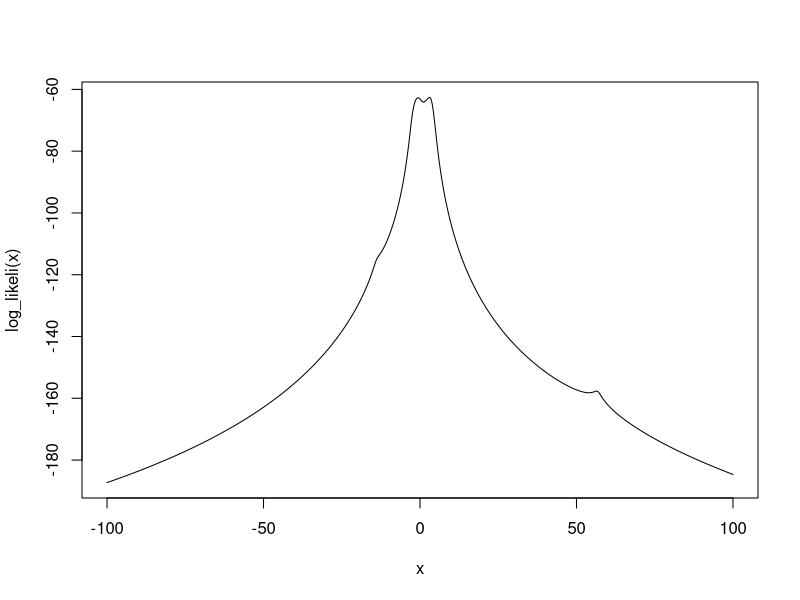
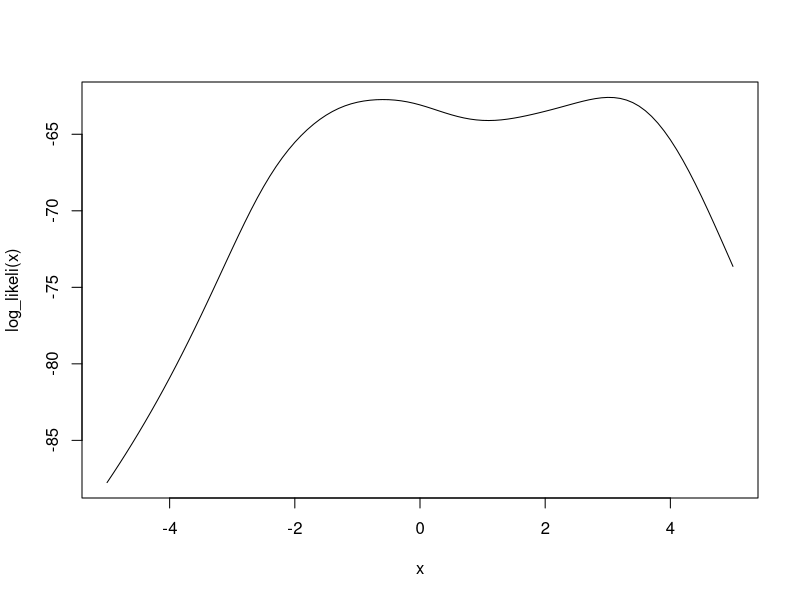
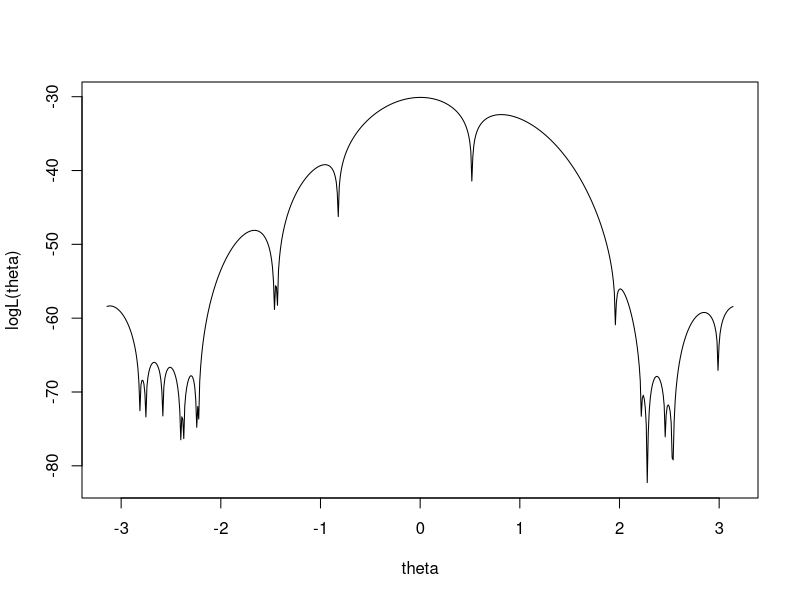
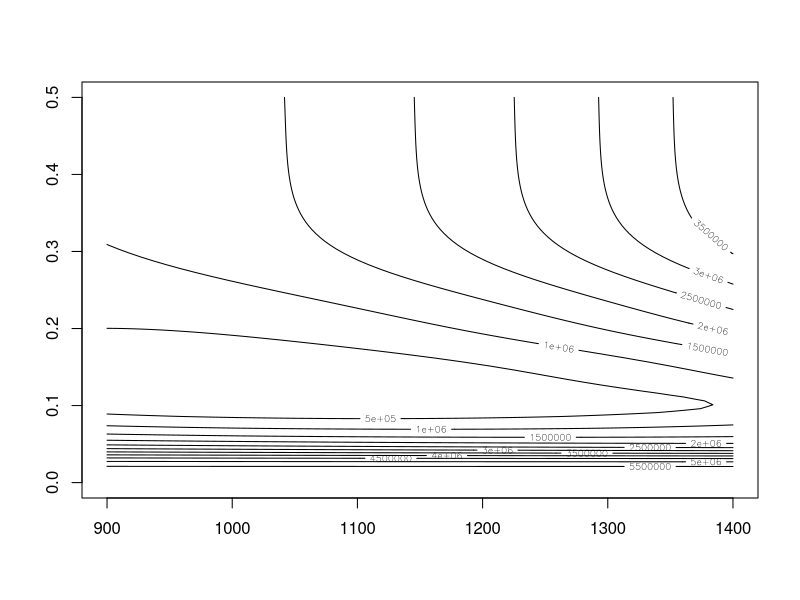

The R source for these figures, in order:
## ---- chunk 1
x <- c(1.77, -0.23, 2.76, 3.80, 3.47, 56.75, -1.34, 4.24, -2.44,
       3.29, 3.71, -2.40, 4.53, -0.07, -1.05, -13.87, -2.53, -1.75)
log_1 <- function(theta,x) {
  -log(pi)-log(1+(theta-x)^2)
}

log_likeli <- function(theta) {
  log_1(theta,1.77)+log_1(theta,-0.23)+log_1(theta,2.76)+log_1(theta,3.80)+log_1(theta,3.47)+
    log_1(theta,56.75)+log_1(theta,-1.34)+log_1(theta,4.24)+log_1(theta,-2.44)+log_1(theta,3.29)+
    log_1(theta,3.71)+log_1(theta,-2.40)+log_1(theta,4.53)+log_1(theta,-0.07)+log_1(theta,-1.05)+
    log_1(theta,-13.87)+log_1(theta,-2.53)+log_1(theta,-1.75)
}


neg_log_likeli <- function(theta) {
  -(log_1(theta,1.77)+log_1(theta,-0.23)+log_1(theta,2.76)+log_1(theta,3.80)+log_1(theta,3.47)+
      log_1(theta,56.75)+log_1(theta,-1.34)+log_1(theta,4.24)+log_1(theta,-2.44)+log_1(theta,3.29)+
      log_1(theta,3.71)+log_1(theta,-2.40)+log_1(theta,4.53)+log_1(theta,-0.07)+log_1(theta,-1.05)+
      log_1(theta,-13.87)+log_1(theta,-2.53)+log_1(theta,-1.75))
}

oc_neg_11 <- nlminb(-11,neg_log_likeli)
theta_neg_11 <- oc_neg_11$par
oc_neg_1 <- nlminb(-1,neg_log_likeli)
theta_neg_1 <- oc_neg_1$par
oc_0 <- nlminb(0,neg_log_likeli)
theta_0 <- oc_0$par
oc_1.5 <- nlminb(1.5,neg_log_likeli)
theta_1.5 <- oc_1.5$par
oc_4 <- nlminb(4,neg_log_likeli)
theta_4<- oc_4$par
oc_4.7 <- nlminb(4.7,neg_log_likeli)
theta_4.7 <- oc_4.7$par
oc_7 <- nlminb(7,neg_log_likeli)
theta_7 <- oc_7$par
oc_8 <- nlminb(8,neg_log_likeli)
theta_8 <- oc_8$par
oc_38 <- nlminb(38,neg_log_likeli)
theta_38 <- oc_38$par


v <- c(theta_neg_11,theta_neg_1,theta_0,theta_1.5,theta_4,theta_4.7,theta_7,theta_8,theta_38)
oc_MLE <- data.frame(v)
rownames(oc_MLE) <- c('-11','-1','0','1.5','4','4.7','7','8','38')
library(knitr)
kable(oc_MLE, format="markdown",col.names =c('MLE'),caption="MLE for theta using the Newton-Raphson
      method", padding=2)
## ---- chunk 2
curve(log_likeli,from=-100,to=100,n=10000)
curve(log_likeli,from=-5,to=5)
## ---- chunk 3
fixedpoint <- function(fun, x0, tol=1e-07, niter=500) {
  x_o <- x0
  x_n <- fun(x_o)
  for (i in 1:niter) {
    x_o <- x_n
    x_n <- fun(x_o)
    if ( abs((x_n-x_o)) < tol )
      return(x_n)
  }
  stop
  return('N/A')
}

start=c(-11,-1,0,1.5,4,4.7,7,8,38)
neg_log_deri <- function(theta,x) {
  2*(theta-x)/(1+(theta-x)^2)
}

g_0.64<- function(theta) {
  -0.64*(neg_log_deri(theta,1.77)+ neg_log_deri(theta,-0.23)+ neg_log_deri(theta,2.76)+ 
           neg_log_deri(theta,3.80)+ neg_log_deri(theta,3.47)+ neg_log_deri(theta,56.75)+ 
           neg_log_deri(theta,-1.34)+ neg_log_deri(theta,4.24)+ neg_log_deri(theta,-2.44)+ 
           neg_log_deri(theta,3.29)+ neg_log_deri(theta,3.71)+ neg_log_deri(theta,-2.40)+ 
           neg_log_deri(theta,4.53)+ neg_log_deri(theta,-0.07)+ neg_log_deri(theta,-1.05)+ 
           neg_log_deri(theta,-13.87)+ neg_log_deri(theta,-2.53)+ neg_log_deri(theta,-1.75 ))+theta
}

fix_0.64 <- NULL
for (i in c(-11,-1,0,1.5,4,4.7,7,8,38)) {
  fix_0.64 <- append(fix_0.64,fixedpoint(g_0.64,x0=i))
}

g_1<- function(theta) {
  -(neg_log_deri(theta,1.77)+ neg_log_deri(theta,-0.23)+ neg_log_deri(theta,2.76)+ 
      neg_log_deri(theta,3.80)+ neg_log_deri(theta,3.47)+ neg_log_deri(theta,56.75)+ 
      neg_log_deri(theta,-1.34)+ neg_log_deri(theta,4.24)+ neg_log_deri(theta,-2.44)+ 
      neg_log_deri(theta,3.29)+ neg_log_deri(theta,3.71)+ neg_log_deri(theta,-2.40)+ 
      neg_log_deri(theta,4.53)+ neg_log_deri(theta,-0.07)+ neg_log_deri(theta,-1.05)+ 
      neg_log_deri(theta,-13.87)+ neg_log_deri(theta,-2.53)+ neg_log_deri(theta,-1.75))+theta
}

fix_1 <- NULL

for (i in c(-11,-1,0,1.5,4,4.7,7,8,38)) {
  fix_1 <- append(fix_1,fixedpoint(g_1,x0=i))
}

g_0.25<- function(theta) {
  -0.25*(neg_log_deri(theta,1.77)+ neg_log_deri(theta,-0.23)+ neg_log_deri(theta,2.76)+ 
           neg_log_deri(theta,3.80)+ neg_log_deri(theta,3.47)+ neg_log_deri(theta,56.75)+ 
           neg_log_deri(theta,-1.34)+ neg_log_deri(theta,4.24)+ neg_log_deri(theta,-2.44)+ 
           neg_log_deri(theta,3.29)+ neg_log_deri(theta,3.71)+ neg_log_deri(theta,-2.40)+ 
           neg_log_deri(theta,4.53)+ neg_log_deri(theta,-0.07)+ neg_log_deri(theta,-1.05)+ 
           neg_log_deri(theta,-13.87)+ neg_log_deri(theta,-2.53)+ neg_log_deri(theta,-1.75))+theta
}


fix_0.25 <- NULL 

for (i in c(-11,-1,0,1.5,4,4.7,7,8,38)) {
  fix_0.25 <- append(fix_0.25,fixedpoint(g_0.25,x0=i))
}

FP <- cbind(fix_0.25,fix_0.64,fix_1)

library(knitr)
kable(FP)
## ---- chunk 4
I <- function(x) diag(9,nrow=length(x))

neg_log_likeli_deri <- function(theta) {
  neg_log_deri(theta,1.77)+ neg_log_deri(theta,-0.23)+ neg_log_deri(theta,2.76)+ 
    neg_log_deri(theta,3.80)+ neg_log_deri(theta,3.47)+ neg_log_deri(theta,56.75)+ 
    neg_log_deri(theta,-1.34)+ neg_log_deri(theta,4.24)+ neg_log_deri(theta,-2.44)+ 
    neg_log_deri(theta,3.29)+ neg_log_deri(theta,3.71)+ neg_log_deri(theta,-2.40)+ 
    neg_log_deri(theta,4.53)+ neg_log_deri(theta,-0.07)+ neg_log_deri(theta,-1.05)+ 
    neg_log_deri(theta,-13.87)+ neg_log_deri(theta,-2.53)+ neg_log_deri(theta,-1.75)
}

oc_neg_11 <- nlminb(start = -11,neg_log_likeli,neg_log_likeli_deri,I)
T_neg_11 <- oc_neg_11$par
oc_neg_1 <- nlminb(start = -1,neg_log_likeli,neg_log_likeli_deri,I)
T_neg_1 <- oc_neg_1$par
oc_0 <- nlminb(start = 0,neg_log_likeli,neg_log_likeli_deri,I)
T_0 <- oc_0$par
oc_1.5 <- nlminb(start = 1.5,neg_log_likeli,neg_log_likeli_deri,I)
T_1.5 <- oc_1.5$par
oc_4 <- nlminb(start = 4,neg_log_likeli,neg_log_likeli_deri,I)
T_4 <- oc_4$par
oc_4.7 <- nlminb(start = 4.7,neg_log_likeli,neg_log_likeli_deri,I)
T_4.7 <- oc_4.7$par
oc_7 <- nlminb(start = 7,neg_log_likeli,neg_log_likeli_deri,I)
T_7 <- oc_7$par
oc_8 <- nlminb(start = 8,neg_log_likeli,neg_log_likeli_deri,I)
T_8 <- oc_8$par

oc_MLE <- data.frame(c(theta_neg_11,theta_neg_1,theta_0,theta_1.5,theta_4,theta_4.7,theta_7,theta_8,theta_38))
rownames(oc_MLE) <- c('-11','-1','0','1.5','4','4.7','7','8','38')
library(knitr)
kable(oc_MLE, format="markdown",col.names =c('MLE'),caption="MLE for theta using Fisher Scoring 
      method", padding=2)
## ---- chunk 5
x <- c(3.91, 4.85, 2.28, 4.06, 3.70, 4.04, 5.46, 3.53, 2.28, 1.96,
       2.53, 3.88, 2.22, 3.47, 4.82, 2.46, 2.99, 2.54, 0.52)

theta <- seq(-pi,pi, by=0.01)

log.lik <- function (x, theta) {
  sapply(X=theta, FUN=function(theta) sum(log((1-cos(x-theta))/(2*pi))) )
}

plot(theta, log.lik(x, theta), xlab="theta", ylab="logL(theta)", type="l")

## ---- chunk 6
theta_mom <- asin(pi-mean(x))  
theta_mom
## ---- chunk 7
newton <- function(f, g, x0, a, maximum) {
          x1 <- x0 - f(x0)/g(x0)
          iter <- 1
          while(abs(x1 - x0) > a & iter < maximum) {
          x0 <- x1
          x1 <- x0 - f(x0)/g(x0)
          cat("[ITER]", iter, "/", x1, fill=T)
          iter <- iter + 1
          }
          return (x1)
}

# First derivative of the log-likelihood function
deri1 <- function(theta) {
         return (-sum(sin(x-theta)/(1-cos(x-theta))))
}

# Second derivative of the log-likelihood function
deri2 <- function(theta) {
         return (-sum(1/(1-cos(x-theta))))
}

newton(deri1, deri2, theta_mom, 1e-6, 100)

## ---- chunk 8
newton(deri1, deri2, 2.7, 1e-6, 100)

## ---- chunk 9
newton(deri1, deri2, -2.7, 1e-6, 100)

## ---- chunk 10

## ---- chunk 11
beetle <- data.frame(
days = c(0, 8, 28, 41, 63, 69, 97, 117, 135, 154),
beetles = c(2, 47, 192, 256, 768, 896, 1120, 896, 1184, 1024)
)

grow_fun <- function(t,k,r){2*k / (2+(k-2) * exp(-r*t))}

model <- nls(beetles ~ grow_fun(days,k,r), data = beetle, start=list(k=1030,r=0.2), trace=TRUE)
model
## ---- chunk 12
error <- function(k,r){
  return(sum((beetles-2*k/(2+(k-2)*exp(-r*days)))^2))
}
days = c(0, 8, 28, 41, 63, 69, 97, 117, 135, 154)
beetles = c(2, 47, 192, 256, 768, 896, 1120, 896, 1184, 1024)
y <- matrix(0,100,100,byrow = TRUE)
for (i in 1:100){
  for(j in 1:100){
    k <- 900+5*j
    r <- 0+0.005*i
    y[j,i] <- error(k,r)
  }
}
k <- seq(900, 1400, length.out = 100)
r <- seq(0, 0.5, length.out = 100)
contour(k, r, y)
## ---- chunk 13
l <- expression(
  log(1/(sqrt(2*pi)*sigma)) - (log((2*2+2*(k-2) * exp(-r*0)) / (2*k)))^2 / (2*sigma^2) +
  log(1/(sqrt(2*pi)*sigma)) - (log((2*47+47*(k-2) * exp(-r*8)) / (2*k)))^2 / (2*sigma^2) +
  log(1/(sqrt(2*pi)*sigma)) - (log((2*192+192*(k-2) * exp(-r*28)) / (2*k)))^2 / (2*sigma^2) +
  log(1/(sqrt(2*pi)*sigma)) - (log((2*256+256*(k-2) * exp(-r*41)) / (2*k)))^2 / (2*sigma^2) +
  log(1/(sqrt(2*pi)*sigma)) - (log((2*768+768*(k-2) * exp(-r*63)) / (2*k)))^2 / (2*sigma^2) +
  log(1/(sqrt(2*pi)*sigma)) - (log((2*896+896*(k-2) * exp(-r*69)) / (2*k)))^2 / (2*sigma^2) +
  log(1/(sqrt(2*pi)*sigma)) - (log((2*1120+1120*(k-2) * exp(-r*97)) / (2*k)))^2 / (2*sigma^2) +
  log(1/(sqrt(2*pi)*sigma)) - (log((2*896+896*(k-2) * exp(-r*117)) / (2*k)))^2 / (2*sigma^2) +
  log(1/(sqrt(2*pi)*sigma)) - (log((2*1184+1184*(k-2) * exp(-r*135)) / (2*k)))^2 / (2*sigma^2) +
  log(1/(sqrt(2*pi)*sigma)) - (log((2*1024+1024*(k-2) * exp(-r*154)) / (2*k)))^2 / (2*sigma^2) )

l_k <- D(l,"k")
l_r <- D(l,"r")
l_s <- D(l,"sigma")
l_kk <- D(D(l,"k"),"k")
l_kr <- D(D(l,"k"),"r")
l_ks <- D(D(l,"k"),"sigma")
l_rr <- D(D(l,"r"),"r")
l_rs <- D(D(l,"r"),"sigma")
l_ss <- D(D(l,"sigma"),"sigma")
## ---- chunk 14
krsig<- matrix(c(1050, 0.12, 0.5))
row.names(krsig) <- c("k", "r", "sigma")
knitr::kable(krsig)
## ---- chunk 15
count <- 0
process <- TRUE
while(process){
  k <- krsig[1]
  r <- krsig[2]
  sigma <- krsig[3]
  gp <- matrix(c(eval(l_k), eval(l_r), eval(l_s)))
  gpt <- t(gp)
  ma <- matrix(c(eval(l_kk),eval(l_kr),eval(l_ks),eval(l_kr),eval(l_rr),
                eval(l_rs),eval(l_ks),eval(l_rs),eval(l_ss)),byrow=TRUE,nrow=3)
  Minv <- solve(ma)
  krsig <-  krsig - Minv %*% gp
  count <- count + 1
  if(gpt%*%gp < 1e-6 | count == 1000)
    process = FALSE
}
count

krsig2 <- matrix(c(k, r, sigma^2), ncol = 3)
colnames(krsig2) <- c("k", "r", "sigma2")
knitr::kable(krsig2)
## ---- chunk 16
vari <- solve(-ma)
colnames(vari) <- row.names(vari) <- c("k", "r", "sigma")
knitr::kable(vari)
